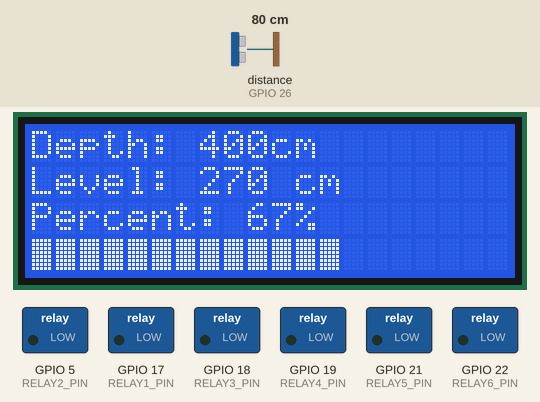
The program below on a simulated ESP32. Parts: 20×4 character LCD, switched loads named in the program (green lamp = pin HIGH). Wiring (inferred from the names in the program): ultrasonic range finder: trigger GPIO 27; echo GPIO 26. Inputs (shaded band) come from the test bench; at power-on: distance to the obstacle (sensor on GPIO 26) 80 cm. The echo pulse lasts 58.3 µs per cm; pins used as bus, display or sensor lines are not drawn; what the program prints to the serial monitor is not drawn.

Above: at 2.2 s.
2.3 s: distance to the obstacle (sensor on GPIO 26) set to 4 cm
At 4.0 s:
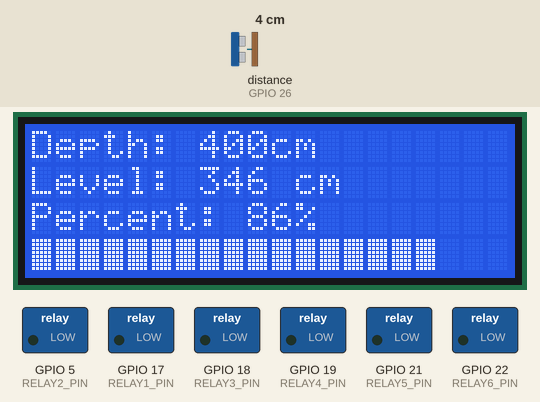
4.3 s: distance to the obstacle (sensor on GPIO 26) set to 18 cm
At 5.6 s:
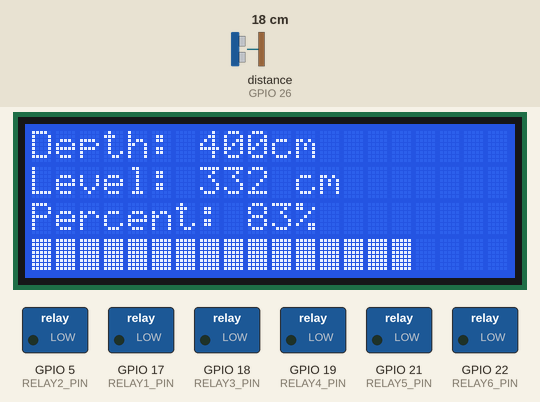
6.0 s: distance to the obstacle (sensor on GPIO 26) set to 35 cm
At 7.3 s:
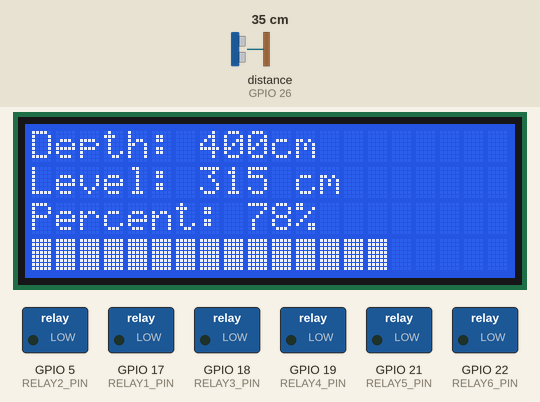
7.7 s: distance to the obstacle (sensor on GPIO 26) set to 60 cm
At 9.1 s:
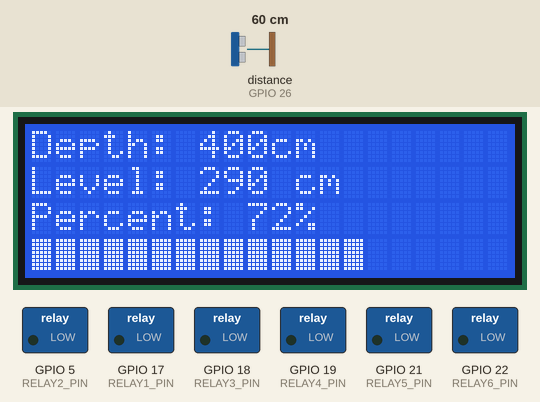
9.5 s: distance to the obstacle (sensor on GPIO 26) set to 120 cm
At 10.9 s:
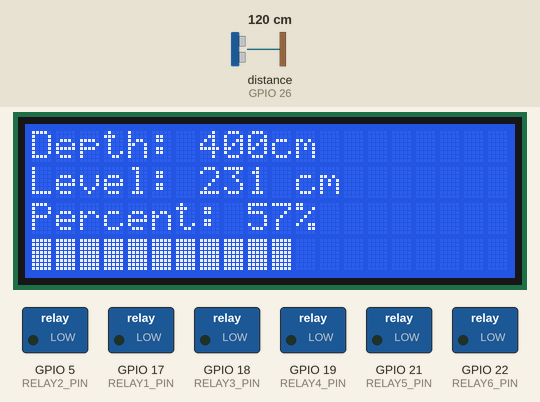
11.2 s: distance to the obstacle (sensor on GPIO 26) set to 250 cm
At 12.4 s:
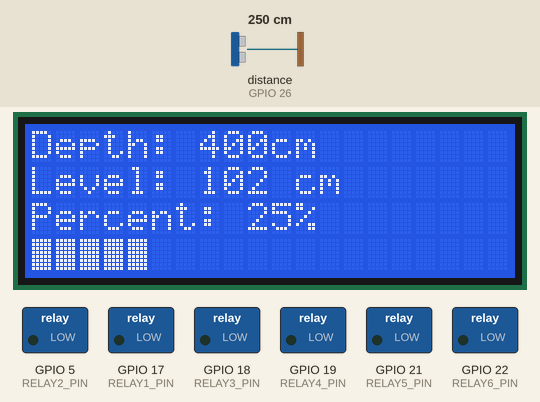
Timing chart, 0 to 13.9 s (numbered marks = the images above; inputs shaded):
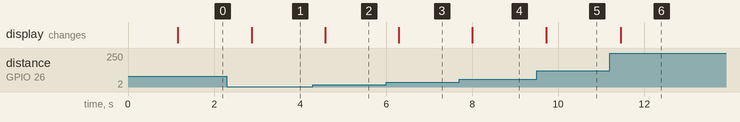

The program:

main.cpp
```cpp
#include <Arduino.h>
#include <LiquidCrystal_I2C.h>

// === USER-CONFIGURABLE CONSTANTS ===
const int EMPTY_VOLUME_CM = 50;  // Distance from sensor to max level of water in cm
const float TANK_DEPTH_METERS = 4;  // Set your tank depth here
const int TANK_DEPTH_CM = TANK_DEPTH_METERS * 100;

// === Pin Configuration ===
#define TRIG_PIN 27
#define ECHO_PIN 26

#define RELAY1_PIN 17
#define RELAY2_PIN 5
#define RELAY3_PIN 18
#define RELAY4_PIN 19
#define RELAY5_PIN 21
#define RELAY6_PIN 22

// === LCD Configuration ===
LiquidCrystal_I2C lcd(0x27, 20, 4);  // Change address to 0x3F if needed

float measureDistanceCM() {
  digitalWrite(TRIG_PIN, LOW);
  delayMicroseconds(2);
  digitalWrite(TRIG_PIN, HIGH);
  delayMicroseconds(10);
  digitalWrite(TRIG_PIN, LOW);

  long duration = pulseIn(ECHO_PIN, HIGH, 30000);  // Timeout 30ms
  float distance = duration * 0.034 / 2;

  // Cap unreasonable values
  if (distance <= 2 || distance > TANK_DEPTH_CM + 10) {
    return -1;  // Invalid measurement
  }

  return distance;
}

void writeOnLCD(float distance)
{
  lcd.clear();
  if (distance == -1) {
    lcd.setCursor(0, 0);
    lcd.print("Sensor Error");
  } else {
    int level_cm = TANK_DEPTH_CM - distance - EMPTY_VOLUME_CM;
    level_cm = max(0, min(level_cm, TANK_DEPTH_CM));
    float percentage = (level_cm * 100.0) / TANK_DEPTH_CM;

    // Line 0: Raw Data
    lcd.setCursor(0, 0);
    lcd.print("Depth: ");
    lcd.print(TANK_DEPTH_CM);
    lcd.print("cm");

    // Line 1: Level in cm
    lcd.setCursor(0, 1);
    lcd.print("Level: ");
    lcd.print(level_cm);
    lcd.print(" cm     ");

    // Line 2: Percentage
    lcd.setCursor(0, 2);
    lcd.print("Percent: ");
    lcd.print((int)percentage);
    lcd.print("%      ");

    // Line 3: Visual bar
    int bars = map(level_cm, 0, TANK_DEPTH_CM, 0, 20);
    lcd.setCursor(0, 3);
    for (int i = 0; i < 20; i++) {
      lcd.print(i < bars ? char(255) : ' ');
    }

    // Debug to Serial Monitor
    Serial.print("Distance: ");
    Serial.print(distance);
    Serial.print(" cm, Level: ");
    Serial.print(level_cm);
    Serial.print(" cm, Percent: ");
    Serial.print(percentage);
    Serial.println(" %");
  }
}

void triggerRelays(float distance)
{

}

void setup() {
  Serial.begin(115200);

  // Setup pins for HC-SR04
  pinMode(TRIG_PIN, OUTPUT);
  pinMode(ECHO_PIN, INPUT);

  pinMode(RELAY1_PIN, OUTPUT);
  pinMode(RELAY2_PIN, OUTPUT);
  pinMode(RELAY3_PIN, OUTPUT);
  pinMode(RELAY4_PIN, OUTPUT);
  pinMode(RELAY5_PIN, OUTPUT);
  pinMode(RELAY6_PIN, OUTPUT);

  // Initialize LCD
  lcd.init();
  lcd.backlight();
  lcd.setCursor(0, 0);
  lcd.print("Water Level Monitor");
  delay(1000);
  lcd.clear();
}

void loop() {
  float distance = measureDistanceCM();
  writeOnLCD(distance);
  triggerRelays(distance);


  delay(500);
}
```

Measured:
- after the input at 2.3 s, the display: changes after 0.57 s (image 1)
- after the input at 4.3 s, the display: changes after 0.28 s (image 2)
- after the input at 6.0 s, the display: changes after 0.29 s (image 3)
- after the input at 7.7 s, the display: changes after 0.30 s (image 4)
- after the input at 9.5 s, the display: changes after 0.22 s (image 5)
- after the input at 11.2 s, the display: changes after 0.26 s (image 6)
